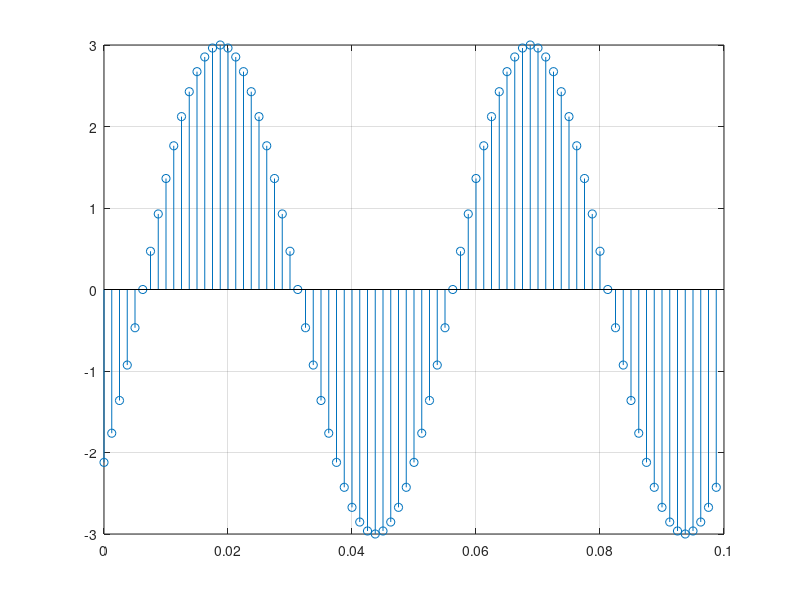

This figure's MATLAB source:
##Ejer3
##Para comprobar, recreamos la senoidal discreta :
A=3;#Amplitud
fm=800;#Frecuencia de muestreo
fs=1/0.05;#Frecuencia de la senoidal
t1=6.25e-3; ##Retardo
phi=-2*pi*fs*t1;#Fase
Tm=1/fm;#Periodo de muestreo

t=0:Tm:0.1-Tm;
x=A*sin(2*pi*fs*t+phi);
stem(t,x)
grid on
hold on
